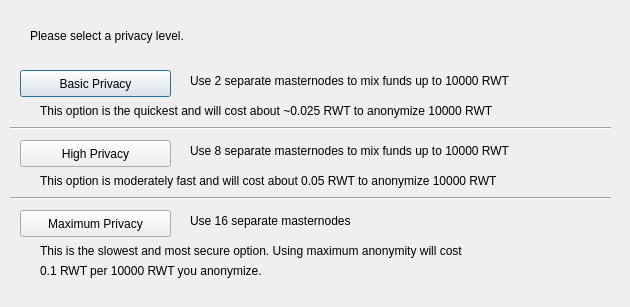
<?xml version="1.0" encoding="UTF-8"?>
<ui version="4.0">
 <class>ObfuscationConfig</class>
 <widget class="QDialog" name="ObfuscationConfig">
  <property name="geometry">
   <rect>
    <x>0</x>
    <y>0</y>
    <width>630</width>
    <height>307</height>
   </rect>
  </property>
  <property name="windowTitle">
   <string>Configure Obfuscation</string>
  </property>
  <widget class="QPushButton" name="buttonBasic">
   <property name="geometry">
    <rect>
     <x>20</x>
     <y>70</y>
     <width>151</width>
     <height>27</height>
    </rect>
   </property>
   <property name="text">
    <string>Basic Privacy</string>
   </property>
  </widget>
  <widget class="QPushButton" name="buttonHigh">
   <property name="geometry">
    <rect>
     <x>20</x>
     <y>140</y>
     <width>151</width>
     <height>27</height>
    </rect>
   </property>
   <property name="text">
    <string>High Privacy</string>
   </property>
  </widget>
  <widget class="QPushButton" name="buttonMax">
   <property name="geometry">
    <rect>
     <x>20</x>
     <y>210</y>
     <width>151</width>
     <height>27</height>
    </rect>
   </property>
   <property name="text">
    <string>Maximum Privacy</string>
   </property>
  </widget>
  <widget class="QLabel" name="label">
   <property name="geometry">
    <rect>
     <x>30</x>
     <y>20</y>
     <width>571</width>
     <height>31</height>
    </rect>
   </property>
   <property name="text">
    <string>Please select a privacy level.</string>
   </property>
  </widget>
  <widget class="QLabel" name="label_2">
   <property name="geometry">
    <rect>
     <x>190</x>
     <y>70</y>
     <width>421</width>
     <height>21</height>
    </rect>
   </property>
   <property name="text">
    <string>Use 2 separate masternodes to mix funds up to 10000 RWT</string>
   </property>
  </widget>
  <widget class="QLabel" name="label_3">
   <property name="geometry">
    <rect>
     <x>190</x>
     <y>140</y>
     <width>411</width>
     <height>21</height>
    </rect>
   </property>
   <property name="text">
    <string>Use 8 separate masternodes to mix funds up to 10000 RWT</string>
   </property>
  </widget>
  <widget class="QLabel" name="label_4">
   <property name="geometry">
    <rect>
     <x>190</x>
     <y>210</y>
     <width>421</width>
     <height>21</height>
    </rect>
   </property>
   <property name="text">
    <string>Use 16 separate masternodes</string>
   </property>
  </widget>
  <widget class="QLabel" name="label_6">
   <property name="geometry">
    <rect>
     <x>40</x>
     <y>100</y>
     <width>561</width>
     <height>21</height>
    </rect>
   </property>
   <property name="text">
    <string>This option is the quickest and will cost about ~0.025 RWT to anonymize 10000 RWT</string>
   </property>
  </widget>
  <widget class="QLabel" name="label_7">
   <property name="geometry">
    <rect>
     <x>40</x>
     <y>170</y>
     <width>561</width>
     <height>21</height>
    </rect>
   </property>
   <property name="text">
    <string>This option is moderately fast and will cost about 0.05 RWT to anonymize 10000 RWT</string>
   </property>
  </widget>
  <widget class="QLabel" name="label_8">
   <property name="geometry">
    <rect>
     <x>40</x>
     <y>240</y>
     <width>561</width>
     <height>21</height>
    </rect>
   </property>
   <property name="text">
    <string>This is the slowest and most secure option. Using maximum anonymity will cost</string>
   </property>
  </widget>
  <widget class="QLabel" name="label_9">
   <property name="geometry">
    <rect>
     <x>40</x>
     <y>260</y>
     <width>561</width>
     <height>21</height>
    </rect>
   </property>
   <property name="text">
    <string>0.1 RWT per 10000 RWT you anonymize.</string>
   </property>
  </widget>
  <widget class="Line" name="line">
   <property name="geometry">
    <rect>
     <x>10</x>
     <y>120</y>
     <width>601</width>
     <height>16</height>
    </rect>
   </property>
   <property name="orientation">
    <enum>Qt::Horizontal</enum>
   </property>
  </widget>
  <widget class="Line" name="line_2">
   <property name="geometry">
    <rect>
     <x>10</x>
     <y>190</y>
     <width>601</width>
     <height>16</height>
    </rect>
   </property>
   <property name="orientation">
    <enum>Qt::Horizontal</enum>
   </property>
  </widget>
 </widget>
 <resources/>
 <connections/>
</ui>
